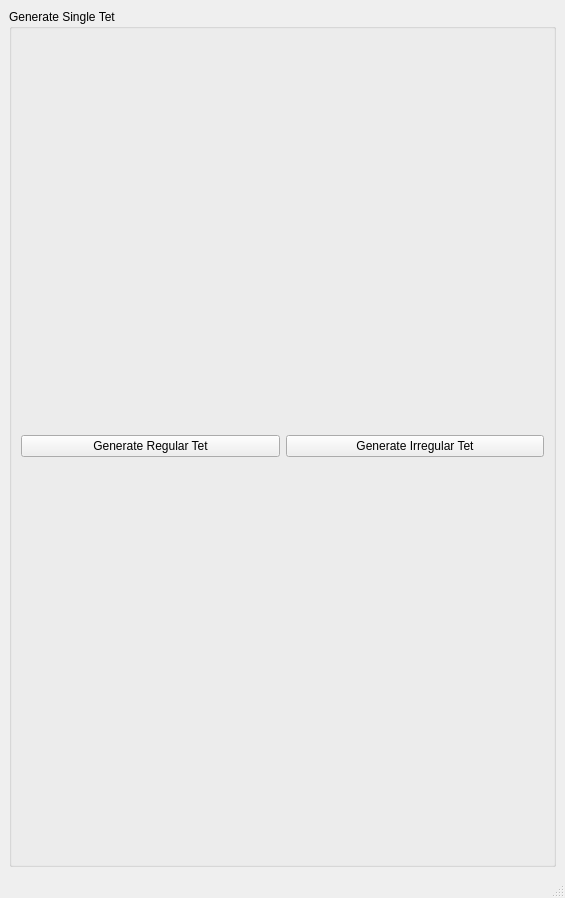
<?xml version="1.0" encoding="UTF-8"?>
<ui version="4.0">
 <class>MainWindow</class>
 <widget class="QMainWindow" name="MainWindow">
  <property name="geometry">
   <rect>
    <x>0</x>
    <y>0</y>
    <width>565</width>
    <height>898</height>
   </rect>
  </property>
  <property name="sizePolicy">
   <sizepolicy hsizetype="Expanding" vsizetype="Minimum">
    <horstretch>0</horstretch>
    <verstretch>0</verstretch>
   </sizepolicy>
  </property>
  <property name="minimumSize">
   <size>
    <width>0</width>
    <height>0</height>
   </size>
  </property>
  <property name="windowTitle">
   <string>MainWindow</string>
  </property>
  <widget class="QWidget" name="centralwidget">
   <property name="sizePolicy">
    <sizepolicy hsizetype="Expanding" vsizetype="MinimumExpanding">
     <horstretch>0</horstretch>
     <verstretch>0</verstretch>
    </sizepolicy>
   </property>
   <property name="minimumSize">
    <size>
     <width>0</width>
     <height>0</height>
    </size>
   </property>
   <layout class="QGridLayout" name="gridLayout_5">
    <item row="0" column="0">
     <widget class="QGroupBox" name="groupBox_4">
      <property name="title">
       <string>Generate Single Tet</string>
      </property>
      <layout class="QGridLayout" name="gridLayout_4">
       <item row="0" column="0">
        <widget class="QPushButton" name="generate_reg">
         <property name="sizePolicy">
          <sizepolicy hsizetype="Preferred" vsizetype="Fixed">
           <horstretch>0</horstretch>
           <verstretch>0</verstretch>
          </sizepolicy>
         </property>
         <property name="minimumSize">
          <size>
           <width>100</width>
           <height>20</height>
          </size>
         </property>
         <property name="text">
          <string>Generate Regular Tet</string>
         </property>
         <property name="autoDefault">
          <bool>false</bool>
         </property>
        </widget>
       </item>
       <item row="0" column="1">
        <widget class="QPushButton" name="generate_irreg">
         <property name="enabled">
          <bool>true</bool>
         </property>
         <property name="sizePolicy">
          <sizepolicy hsizetype="Preferred" vsizetype="Fixed">
           <horstretch>0</horstretch>
           <verstretch>0</verstretch>
          </sizepolicy>
         </property>
         <property name="minimumSize">
          <size>
           <width>100</width>
           <height>20</height>
          </size>
         </property>
         <property name="text">
          <string>Generate Irregular Tet</string>
         </property>
         <property name="autoDefault">
          <bool>false</bool>
         </property>
        </widget>
       </item>
      </layout>
     </widget>
    </item>
   </layout>
  </widget>
  <widget class="QMenuBar" name="menubar">
   <property name="geometry">
    <rect>
     <x>0</x>
     <y>0</y>
     <width>565</width>
     <height>21</height>
    </rect>
   </property>
  </widget>
  <widget class="QStatusBar" name="statusbar"/>
 </widget>
 <resources/>
 <connections/>
</ui>
